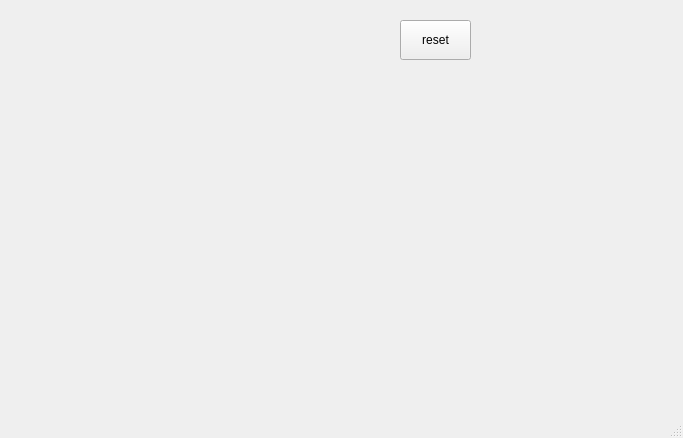
<?xml version="1.0" encoding="UTF-8"?>
<ui version="4.0">
 <class>MainWindow</class>
 <widget class="QMainWindow" name="MainWindow">
  <property name="geometry">
   <rect>
    <x>0</x>
    <y>0</y>
    <width>683</width>
    <height>438</height>
   </rect>
  </property>
  <property name="windowTitle">
   <string>MainWindow</string>
  </property>
  <widget class="QWidget" name="centralwidget">
   <widget class="QPushButton" name="pb">
    <property name="geometry">
     <rect>
      <x>400</x>
      <y>20</y>
      <width>71</width>
      <height>40</height>
     </rect>
    </property>
    <property name="toolTip">
     <string>555</string>
    </property>
    <property name="text">
     <string>reset</string>
    </property>
    <property name="iconSize">
     <size>
      <width>40</width>
      <height>40</height>
     </size>
    </property>
   </widget>
  </widget>
  <widget class="QMenuBar" name="menubar">
   <property name="geometry">
    <rect>
     <x>0</x>
     <y>0</y>
     <width>683</width>
     <height>21</height>
    </rect>
   </property>
  </widget>
  <widget class="QStatusBar" name="statusbar"/>
 </widget>
 <resources/>
 <connections/>
</ui>
